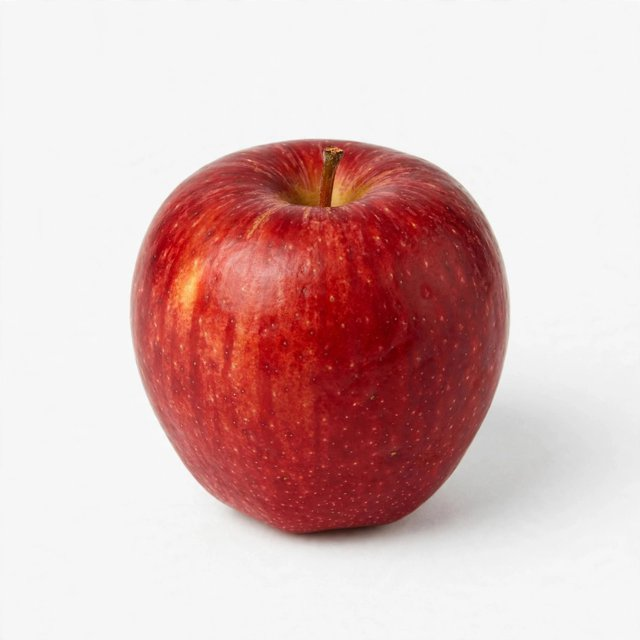
#> input picture sim/samples/Apple.jpg, 640 x 640 px
$ python -i smsimage.py   (imports and definitions only)
#> lines starting #> are read from the running program, lines starting #| are printed output that depends on the picture; after the words box and inside, x2 and y2 are one past the last pixel; in counts of white or black regions, pixels touching at a corner belong together
#> further down, picture is the input picture: PIL image 640x640 RGB; mean R, G, B 218.8, 186.2, 185.1
"""Tiny pictures for plain SMS, which evac/codes.py sends as #P and #Z codes and the offline kit (sim/kit.html) draws:
a 1-bit PNG (line drawings; a step picture is 300-500 bytes, 3-5 SMS) or a greyscale WebP (photos and zooms). Both fit in 128 px with their aspect kept."""
import io
import math

from PIL import Image, ImageOps

SIDE = 128


def fit(img, side=SIDE):
    """Greyscale, shrunk to fit in side x side (aspect kept)."""
#> called with side = 128
    g = img.convert("L")
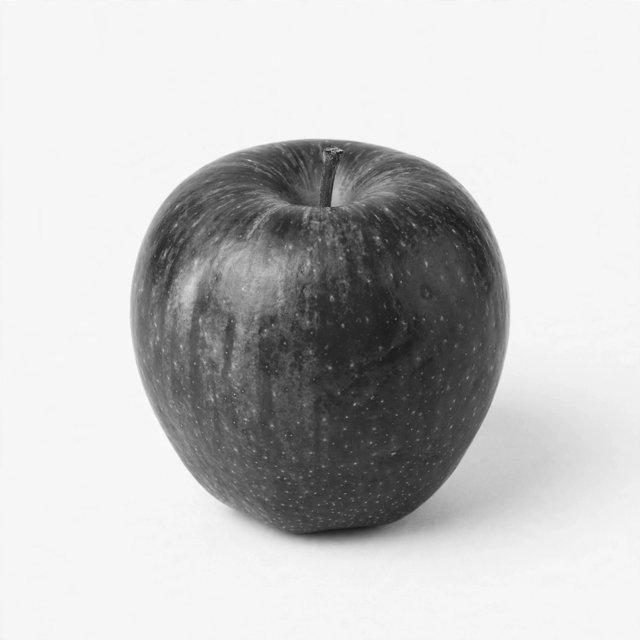
#> g: PIL image 640x640 L; min 26, max 254, mean 195.8
    g.thumbnail((side, side), Image.LANCZOS)
#> g: PIL image 128x128 L
    return g


def png(img, side=SIDE):
    """The picture as a 1-bit PNG fitting in `side` pixels (black ink on white): outlines and line drawings."""
    s = fit(img, side).point(lambda v: 255 if v > 140 else 0).convert("1")
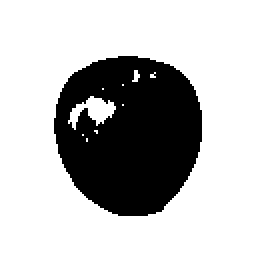
#> s: PIL image 128x128 1 (shown 2 times larger); 72.7% white; 1 black region, box (x1, y1, x2, y2) and area: (27, 28, 101, 108) 4475
    buf = io.BytesIO()
    s.save(buf, "PNG", optimize=True)
    return buf.getvalue()


def webp(img, side=SIDE, quality=5):
    """The picture as a small greyscale WebP (contrast stretched first): photos and zooms. On the six sample photos
    quality 5 took 284-1386 bytes, about what a 1-bit PNG takes, but a busy or dark photo stays readable where the
    1-bit one turns to noise (the bicycle against a brick wall) or vanishes (a white sneaker). Browsers decode it."""
    buf = io.BytesIO()
    ImageOps.autocontrast(fit(img, side), cutoff=1).save(buf, "WEBP", quality=quality, method=6)
    return buf.getvalue()


def sms_count(text):
    """SMS parts for text in the basic alphabet (base64 is): 160 in one message, 153 per part when split."""
    return 1 if len(text) <= 160 else math.ceil(len(text) / 153)

>>> from PIL import Image
>>> picture = Image.open('../sim/samples/Apple.jpg')
>>> result = png(picture)
